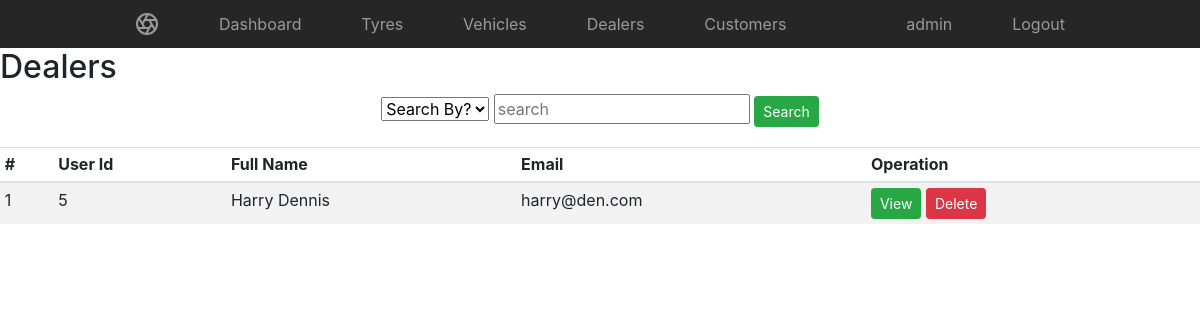
The page /admin/customers.php (signed in) on the database its author committed.
### tables this page shows
CREATE TABLE `users` (
  `user_id` int(1) NOT NULL,
  `name` varchar(100) NOT NULL,
  `email` varchar(100) NOT NULL,
  `password` varchar(256) NOT NULL,
  `type` int(1) NOT NULL,
  `city` varchar(100) DEFAULT NULL,
  `location` longtext,
  `phone` varchar(13) DEFAULT NULL
);

### admin/customers.php (the view, shortened to what this page needs)
<?php
include("../includes/connect.php");
if(!isset($_SESSION['admin'])){
header("location: ../login.php?error=You need to be logged in!");
}else{
?>
<!doctype html>
<html lang="en">
  <head>
<link rel="stylesheet" href="https://maxcdn.bootstrapcdn.com/bootstrap/4.0.0/css/bootstrap.min.css">
    <link href="../css/style.css" rel="stylesheet">
  </head>
  <body>
    <nav class="site-header sticky-top py-1">
  <div class="container d-flex flex-column flex-md-row justify-content-between">
    <a class="py-2" href="#">
    </a>
    <a class="py-2 d-none d-md-inline-block" href="home.php">Dashboard</a>
    <a class="py-2 d-none d-md-inline-block" href="tyres.php">Tyres</a>
    <a class="py-2 d-none d-md-inline-block" href="vehicles.php">Vehicles</a>
    <a class="py-2 d-none d-md-inline-block" href="company.php">Dealers</a>
    <a class="py-2 d-none d-md-inline-block" href="customers.php">Customers</a>
    <a class="py-2 d-none d-md-inline-block" href="#"><?php print $_SESSION['name'];?></a>
    <a class="py-2 d-none d-md-inline-block" href="../processes/logout.php">Logout</a>
  </div>
</nav>
<h2>Dealers</h2>
<div align="center" style="padding-left:0px;padding-bottom:10px">
<form method="POST" action="#">
<select type="text" name="cat" required>
								<option>Search By?</option>
				  </select>
<input type="text" name="name" placeholder="search" required>
<button class="btn btn-sm btn-success" name="search">Search</button>
</form>
</div>
      <div class="table-responsive" style="padding-top:10px">
        <table class="table table-striped table-sm">
          <thead>
            <tr>
              <th>#</th>
              <th>User Id</th>
              <th>Full Name</th>
              <th>Email</th>
              <th>Operation</th>
            </tr>
          </thead>
          <tbody>
		  <?php
		  if(isset($_POST["search"])){
			  $cat=$_POST["cat"];
			  $search=$_POST["name"];
			  $qry="SELECT * FROM users WHERE $cat like '%$search%' AND type=1 ORDER BY user_id DESC";
		}else{
		  $qry="SELECT * FROM users WHERE type=1 ORDER BY user_id DESC";
			}
          $res = $pdo->query($qry);
          $counter=1;
		  if($res->num_rows > 0){
		  while($row = $res->fetch_assoc()){
		  ?>
            <tr>
              <td><?php echo $counter;?></td>
              <td><?php echo $row["user_id"];?></td>
              <td><?php echo $row["name"];?></td>
              <td><?php echo $row["email"];?></td>
              <td><a class="btn btn-sm btn-success" href="customer_view.php?user_id=<?php echo $row["user_id"];?>">View</a>
			  <a class="btn btn-sm btn-danger" href="../processes/user_delete.php?customer_id=<?php echo $row["user_id"];?>" role="button" onClick="return confirm('Do you really want to delete?');">Delete</a></td>
            </tr>
			<?php
			$counter++;
		  }
		  }else{
		  print "No data";
		  }
			?>
          </tbody>
        </table>
		</div>
      </body>
</html>
<?php
}
?>

### css/style.css (style rules this page uses)
.container { max-width: 960px; }
.site-header { background-color: rgba(0, 0, 0, .85); -webkit-backdrop-filter: saturate(180%) blur(20px); backdrop-filter: saturate(180%) blur(20px); }
.site-header a { color: #999; transition: ease-in-out color .15s; }

### rows shown on the page
users: user_id "5", name "Harry Dennis", email "harry@den.com"

### other values the page prints
$_SESSION['name'] "admin"
